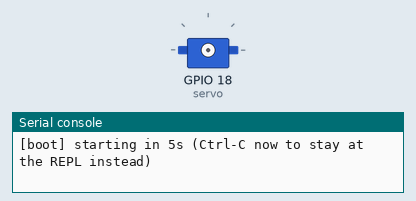
This program was run on a simulated ESP32 board running MicroPython. Shown: servo, the last lines printed to the serial console. Random numbers come from a fixed seed; the MP3 player is not drawn; the interpreter's speed is modelled, so counts of loop turns are approximate; servo angles are drawn from the pulse width (0.5 ms = 0°, 2.5 ms = 180°).

Above: at 0.1 s.
At 17.2 s:
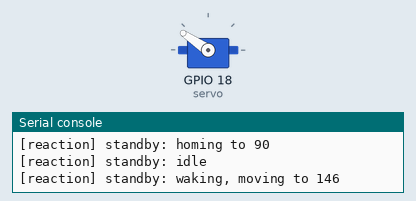
At 26.6 s:
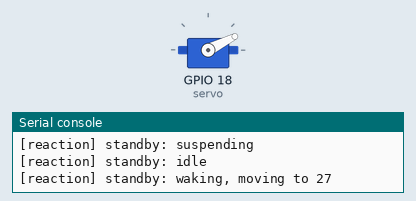
At 37.2 s:
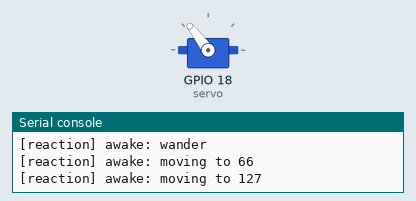
Timing chart, 0 to 38.7 s (numbered marks = the images above):
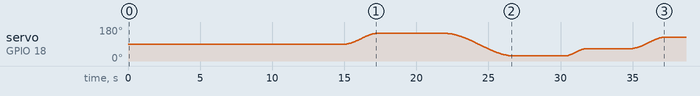

The program:

test-boot-with-sound.py
```python
# DroidRefit combined bench test: servo reactions + DFPlayer, on one board,
# sharing the external 5V rail (servo and DFPlayer both wired directly to
# the rail now, not through the ESP32's own pins -- see droidrefit.md).
# No WiFi/MQTT yet on purpose -- this pass only proves servo + DFPlayer work
# together on shared power, same incremental approach as everything else in
# this project. The servo-only version of this test is preserved as
# test-boot.py.
import time
import urandom
from machine import Pin, PWM, UART
from dfplayer import DFPlayer

print("[boot] starting in 5s (Ctrl-C now to stay at the REPL instead)")
try:
    time.sleep(5)
except KeyboardInterrupt:
    print("[boot] startup interrupted -- nothing started")
else:
    SERVO_PIN = 18   # per droidrefit.md's pinout plan
    FREQ = 50        # standard hobby-servo PWM rate

    # Standard hobby-servo pulse-width convention: ~500us (0 deg) to
    # ~2500us (180 deg) over a 20ms period at 50Hz -- a starting point, not
    # a verified calibration. Treat what you actually observe as ground
    # truth, not this formula.
    MIN_US = 500
    MAX_US = 2500
    PERIOD_US = 1_000_000 // FREQ

    def angle_to_duty_u16(angle):
        pulse_us = MIN_US + (angle / 180) * (MAX_US - MIN_US)
        return int(pulse_us / PERIOD_US * 65535)

    # Initialize directly at 90 -- a definition, not a guess: it's the first
    # thing we ever command, so our tracked `angle` and the real PWM output
    # are in sync from this line on, no persistence/homing dance needed.
    angle = 90
    servo = PWM(Pin(SERVO_PIN), freq=FREQ, duty_u16=angle_to_duty_u16(angle))
    print("[servo] initialized at 90 on GPIO%d" % SERVO_PIN)

    # Servo is now actively holding 90 (electrical center) -- pause here so
    # the dome head can be attached/adjusted on the gear while it's at a
    # known reference position, before anything starts moving.
    print("[servo] >>> CENTER THE HEAD NOW -- servo is holding 90 degrees <<<")
    print("[boot] pausing 5s for head centering before anything starts...")
    time.sleep(5)

    # ---- DFPlayer ----
    # UART2 (GPIO17=TX, GPIO16=RX) + Busy on GPIO4 -- confirmed working
    # pins from the sound-satellite bring-up, now wired to this board
    # instead, drawing power from the shared 5V rail rather than a separate
    # USB-C supply. See r2d2audio.md/droidrefit.md for the full history.
    DFPLAYER_UART_ID = 2
    DFPLAYER_TX_PIN = 17
    DFPLAYER_RX_PIN = 16

    dfplayer_uart = UART(DFPLAYER_UART_ID, baudrate=9600,
                          tx=Pin(DFPLAYER_TX_PIN), rx=Pin(DFPLAYER_RX_PIN))
    player = DFPlayer(dfplayer_uart, log=print)
    print("[dfplayer] UART initialized (TX=GPIO%d, RX=GPIO%d)" %
          (DFPLAYER_TX_PIN, DFPLAYER_RX_PIN))

    # A moment to let the module finish its own power-on/SD-card-read
    # sequence before we talk to it -- same lesson as the original bench
    # test in r2d2audio.md.
    time.sleep_ms(1500)
    player.select_tf_card()
    player.set_volume(7)  # kept quiet for now while bench testing

    print("[dfplayer] playing confirmation sound (folder 01, track 001) "
          "to verify the link works on shared rail power")
    player.play_folder_track(1, 1)

    # A servo only samples its commanded position once per PWM period (20ms
    # at 50Hz) -- the finest tick spacing that means anything physically.
    TICK_MS = 20

    def goto(target_angle, current_angle, duration_ms, ease=True):
        # Specify a TIME instead of a step size. `ease=True` applies a
        # smoothstep curve (accelerate into the move, decelerate out of it)
        # instead of constant-speed linear stepping.
        steps = max(1, duration_ms // TICK_MS)
        delta = target_angle - current_angle
        for i in range(1, steps + 1):
            t = i / steps
            if ease:
                t = t * t * (3 - 2 * t)  # smoothstep
            servo.duty_u16(angle_to_duty_u16(current_angle + delta * t))
            time.sleep_ms(TICK_MS)
        servo.duty_u16(angle_to_duty_u16(target_angle))
        return target_angle

    def rand_between(lo, hi):
        return lo + (urandom.getrandbits(8) % (hi - lo + 1))

    def ticks_left(end):
        return time.ticks_diff(end, time.ticks_ms()) > 0

    # ---- Reactions ----
    # Same 8 reactions as test-boot.py, unmodified -- this pass verifies
    # servo + DFPlayer work together on shared power, not that their
    # behaviors are coupled yet (that's a later step).

    SWEEP_MIN = 1
    SWEEP_MAX = 179

    def sweep_reaction(name, angle, tick_ms, duration_s):
        leg_ms = (SWEEP_MAX - SWEEP_MIN) * tick_ms
        print("[reaction] %s: full-range sweep (%dms/leg)" % (name, leg_ms))
        end = time.ticks_add(time.ticks_ms(), duration_s * 1000)
        while ticks_left(end):
            angle = goto(SWEEP_MAX, angle, leg_ms)
            angle = goto(SWEEP_MIN, angle, leg_ms)
        return angle

    def excited(angle, duration_s=6):
        return sweep_reaction("excited", angle, 15, duration_s)

    def surveillance(angle, duration_s=6):
        return sweep_reaction("surveillance", angle, 30, duration_s)

    def alert(angle, duration_s=6):
        return sweep_reaction("alert", angle, 10, duration_s)

    def center_reaction(name, angle, duration_s):
        print("[reaction] %s: center and hold" % name)
        angle = goto(90, angle, 800)
        time.sleep(duration_s)
        return angle

    def sleep(angle, duration_s=3):
        return center_reaction("sleep", angle, duration_s)

    def hologram(angle, duration_s=3):
        return center_reaction("hologram", angle, duration_s)

    def system_crash(angle, duration_s=6):
        BASE_ANGLE = 145
        JITTER_RANGE = 6
        # Folder 06 = "scream" (per r2d2audio.md's sound library table) --
        # the best fit of what's loaded for an "error"/something-wrong cue.
        # 3 tracks in that folder, pick one at random.
        SCREAM_FOLDER = 6
        SCREAM_TRACKS = 3
        print("[reaction] system_crash: easing into %d, then trembling" % BASE_ANGLE)
        player.play_folder_track(SCREAM_FOLDER, rand_between(1, SCREAM_TRACKS))
        angle = goto(BASE_ANGLE, angle, 600)
        end = time.ticks_add(time.ticks_ms(), duration_s * 1000)
        while ticks_left(end):
            target = BASE_ANGLE + rand_between(-JITTER_RANGE, JITTER_RANGE)
            angle = goto(target, angle, 80)
        return angle

    def wander_reaction(name, angle, pause_min_ms, pause_max_ms, duration_s):
        MIN_TRAVEL = 30
        print("[reaction] %s: wander" % name)
        end = time.ticks_add(time.ticks_ms(), duration_s * 1000)
        while ticks_left(end):
            target = rand_between(SWEEP_MIN, SWEEP_MAX)
            attempts = 0
            while abs(target - angle) < MIN_TRAVEL and attempts < 10:
                target = rand_between(SWEEP_MIN, SWEEP_MAX)
                attempts += 1
            travel_ms = max(abs(target - angle) * 40, 300)
            print("[reaction] %s: moving to %d" % (name, target))
            angle = goto(target, angle, travel_ms)
            time.sleep_ms(rand_between(pause_min_ms, pause_max_ms))
        return angle

    def awake(angle, duration_s=15):
        return wander_reaction("awake", angle, 3000, 6000, duration_s)

    def standby(angle, duration_s=15):
        IDLE_MIN_MS, IDLE_MAX_MS = 2000, 4000
        ACTIVE_HOLD_MS = 1500
        SUSPEND_MS = 1000
        MIN_TRAVEL = 30
        print("[reaction] standby: homing to 90")
        angle = goto(90, angle, 1500)
        end = time.ticks_add(time.ticks_ms(), duration_s * 1000)
        while ticks_left(end):
            print("[reaction] standby: idle")
            time.sleep_ms(rand_between(IDLE_MIN_MS, IDLE_MAX_MS))
            target = rand_between(SWEEP_MIN, SWEEP_MAX)
            attempts = 0
            while abs(target - angle) < MIN_TRAVEL and attempts < 10:
                target = rand_between(SWEEP_MIN, SWEEP_MAX)
                attempts += 1
            print("[reaction] standby: waking, moving to", target)
            angle = goto(target, angle, max(abs(target - angle) * 40, 300))
            time.sleep_ms(ACTIVE_HOLD_MS)
            print("[reaction] standby: suspending")
            time.sleep_ms(SUSPEND_MS)
        return angle

    REACTIONS = [
        ("standby", standby),
        ("awake", awake),
        ("excited", excited),
        ("surveillance", surveillance),
        ("alert", alert),
        ("sleep", sleep),
        ("system_crash", system_crash),
        ("hologram", hologram),
    ]

    print("[boot] reaction harness ready -- %d reaction(s) registered" % len(REACTIONS))

    while True:
        for name, fn in REACTIONS:
            print("\n=== running reaction: %s ===" % name)
            angle = fn(angle)
            print("=== finished reaction: %s (angle=%d) ===" % (name, angle))
            time.sleep(1)
```
